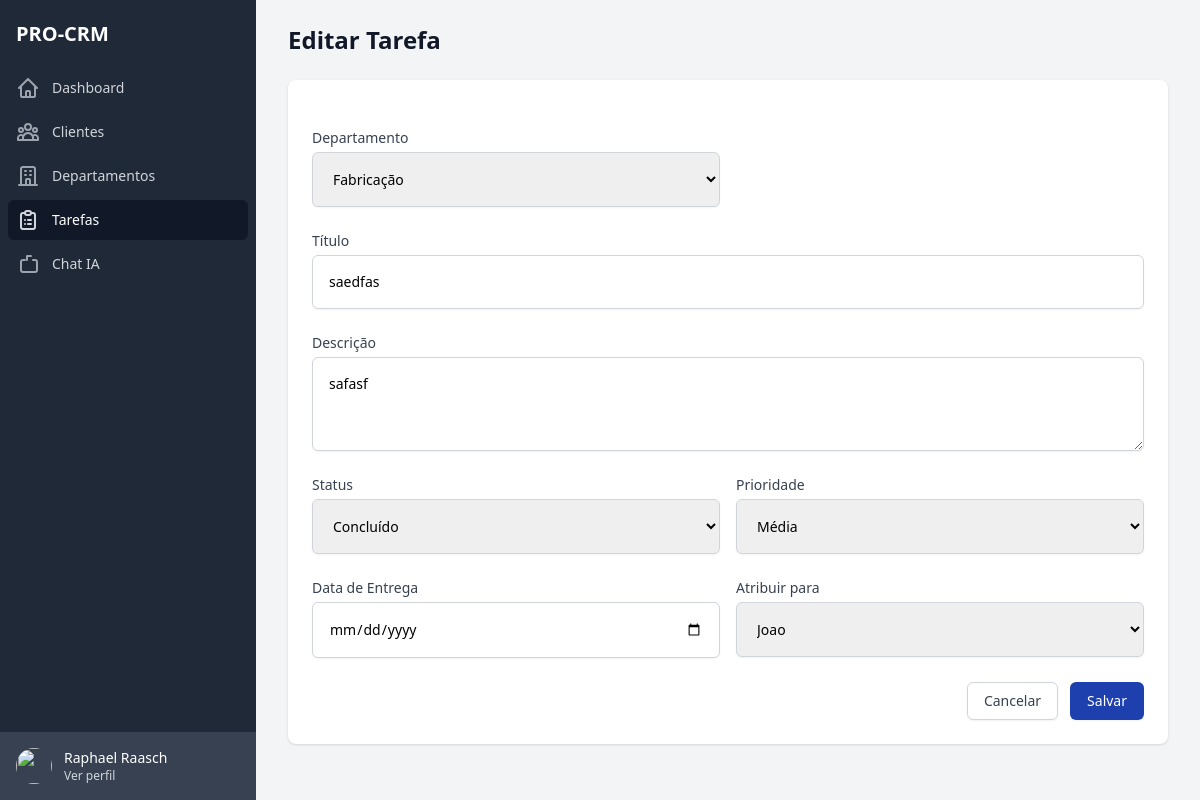
The app's page /tasks/1/edit/ (signed in) with its own data.
### apps/accounts/models.py (models this page shows)
class CustomUser(AbstractUser):
    id = models.UUIDField(primary_key=True, default=uuid.uuid4, editable=False)
    enterprise = models.ForeignKey(Enterprise, on_delete=models.CASCADE, null=True, blank=True)
    cpf = models.CharField(
        max_length=14,
        blank=True,
        null=True,
        verbose_name='CPF',
        help_text='Digite o CPF no formato XXX.XXX.XXX-XX'
    )
    phone = models.CharField(
        max_length=15,
        blank=True,
        null=True,
        verbose_name='Telefone',
        help_text='Digite o telefone no formato (XX) XXXXX-XXXX'
    )
    photo = models.ImageField(upload_to='users/photos/', null=True, blank=True, verbose_name='Foto')
    groups = models.ManyToManyField(
        'auth.Group',
        verbose_name='groups',
        blank=True,
        help_text='The groups this user belongs to. A user will get all permissions granted to each of their groups.',
        related_name='custom_user_set',
        related_query_name='custom_user'
    )
    user_permissions = models.ManyToManyField(
        'auth.Permission',
        verbose_name='user permissions',
        blank=True,
        help_text='Specific permissions for this user.',
        related_name='custom_user_set',
        related_query_name='custom_user'
    )
    is_active = models.BooleanField(default=True)
    is_staff = models.BooleanField(default=False)
    is_superuser = models.BooleanField(default=False)
    created_at = models.DateTimeField(auto_now_add=True)
    updated_at = models.DateTimeField(auto_now=True)
    is_admin = models.BooleanField(default=True)
    class Meta:
        verbose_name = 'Usuário'
        verbose_name_plural = 'Usuários'
        ordering = ['username']
    def __str__(self):
        return self.username

### apps/tasks/models.py (models this page shows, shortened)
class Task(BaseModel):
    STATUS_CHOICES = [
        ('todo', 'A Fazer'),
        ('in_progress', 'Em Progresso'),
        ('review', 'Em Revisão'),
        ('done', 'Concluído'),
    ]
    PRIORITY_CHOICES = [
        ('high', 'Alta'),
        ('medium', 'Média'),
        ('low', 'Baixa'),
    ]
    enterprise = models.ForeignKey(Enterprise, on_delete=models.CASCADE, verbose_name="Empresa")
    department = models.ForeignKey(Department, on_delete=models.CASCADE, verbose_name="Departamento")
    title = models.CharField(max_length=200, verbose_name="Título")
    description = models.TextField(verbose_name="Descrição")
    status = models.CharField(max_length=20, choices=STATUS_CHOICES, default='todo', verbose_name="Status")
    priority = models.CharField(max_length=20, choices=PRIORITY_CHOICES, default='medium', verbose_name="Prioridade")
    due_date = models.DateField(verbose_name="Data de Entrega")
    assigned_to = models.ForeignKey(User, on_delete=models.SET_NULL, null=True, related_name='assigned_tasks', verbose_name="Atribuído para")
    assigned_by = models.ForeignKey(User, on_delete=models.SET_NULL, null=True, related_name='created_tasks', verbose_name="Atribuído por")
    class Meta:
        ordering = ['-created_at']
        verbose_name = "Tarefa"
        verbose_name_plural = "Tarefas"

### apps/tasks/views.py (the view)
# urls.py: path('<int:pk>/edit/', views.TaskUpdateView.as_view(), name='edit'),
class TaskUpdateView(LoginRequiredMixin, UpdateView):
    model = Task
    form_class = TaskForm
    template_name = 'tasks/task_form.html'
    success_url = '/tasks/'
    def get_context_data(self, **kwargs):
        context = super().get_context_data(**kwargs)
        context['departments'] = Department.objects.all()
        return context

### apps/department/models.py (called while the page is built)
    def __str__(self):
        return self.name

### apps/tasks/templates/tasks/task_form.html (shortened to what this page needs)
{% extends 'base.html' %}
{% load static %}
{% block content %}
<div class="flex h-screen bg-gray-100">
    {% include 'includes/sidebar.html' %}
    <div class="flex-1 flex flex-col overflow-hidden">
        <main class="flex-1 relative overflow-y-auto focus:outline-none">
            <div class="py-6">
                <div class="max-w-7xl mx-auto px-4 sm:px-6 md:px-8">
                    <div class="md:flex md:items-center md:justify-between mb-6">
                        <div class="flex-1 min-w-0">
                            <h1 class="text-2xl font-semibold text-gray-900">
                                {% if object %}Editar Tarefa{% else %}Nova Tarefa{% endif %}
                            </h1>
                        </div>
                    </div>
                    <div class="bg-white shadow overflow-hidden sm:rounded-lg">
                        <div class="px-4 py-5 sm:p-6">
                            <form method="post" class="space-y-6">
                                <div class="grid grid-cols-1 gap-y-6 gap-x-4 sm:grid-cols-2">
                                    <div>
                                        <label for="{{ form.department.id_for_label }}" class="block text-sm font-medium text-gray-700">
                                            Departamento
                                        </label>
                                        <div class="mt-1">
                                            {{ form.department }}
                                        </div>
                                    </div>
                                </div>
                                <div>
                                    <label for="{{ form.title.id_for_label }}" class="block text-sm font-medium text-gray-700">
                                        Título
                                    </label>
                                    <div class="mt-1">
                                        {{ form.title }}
                                    </div>
                                </div>
                                <div>
                                    <label for="{{ form.description.id_for_label }}" class="block text-sm font-medium text-gray-700">
                                        Descrição
                                    </label>
                                    <div class="mt-1">
                                        {{ form.description }}
                                    </div>
                                </div>
                                <div class="grid grid-cols-1 gap-y-6 gap-x-4 sm:grid-cols-2">
                                    <div>
                                        <label for="{{ form.status.id_for_label }}" class="block text-sm font-medium text-gray-700">
                                            Status
                                        </label>
                                        <div class="mt-1">
                                            {{ form.status }}
                                        </div>
                                    </div>
                                    <div>
                                        <label for="{{ form.priority.id_for_label }}" class="block text-sm font-medium text-gray-700">
                                            Prioridade
                                        </label>
                                        <div class="mt-1">
                                            {{ form.priority }}
                                        </div>
                                    </div>
                                </div>
                                <div class="grid grid-cols-1 gap-y-6 gap-x-4 sm:grid-cols-2">
                                    <div>
                                        <label for="{{ form.due_date.id_for_label }}" class="block text-sm font-medium text-gray-700">
                                            Data de Entrega
                                        </label>
                                        <div class="mt-1">
                                            {{ form.due_date }}
                                        </div>
                                    </div>
                                    <div>
                                        <label for="{{ form.assigned_to.id_for_label }}" class="block text-sm font-medium text-gray-700">
                                            Atribuir para
                                        </label>
                                        <div class="mt-1">
                                            {{ form.assigned_to }}
                                        </div>
                                    </div>
                                </div>
                                <div class="flex justify-end space-x-3">
                                    <a href="{% url 'tasks:kanban' %}" class="inline-flex items-center px-4 py-2 border border-gray-300 shadow-sm text-sm font-medium rounded-md text-gray-700 bg-white hover:bg-gray-50 focus:outline-none focus:ring-2 focus:ring-offset-2 focus:ring-blue-500">
                                        Cancelar
                                    </a>
                                    <button type="submit" class="inline-flex items-center px-4 py-2 border border-transparent shadow-sm text-sm font-medium rounded-md text-white bg-blue-800 hover:bg-blue-900 focus:outline-none focus:ring-2 focus:ring-offset-2 focus:ring-blue-500">
                                        {% if object %}Salvar{% else %}Criar{% endif %}
                                    </button>
                                </div>
                            </form>
                        </div>
                    </div>
                </div>
            </div>
        </main>
    </div>
</div>
{% endblock %}

### templates/includes/sidebar.html
{% load static %}
<div class="hidden md:flex md:flex-shrink-0">
    <div class="flex flex-col w-64">
        <div class="flex flex-col h-0 flex-1 bg-gray-800">
            <div class="flex-1 flex flex-col pt-5 pb-4 overflow-y-auto">
                <div class="flex items-center flex-shrink-0 px-4">
                    <h1 class="text-xl font-bold text-white">PRO-CRM</h1>
                </div>
                <nav class="mt-5 flex-1 px-2 bg-gray-800 space-y-1">
                    <a href="{% url 'dashboard:home' %}" class="group flex items-center px-2 py-2 text-sm font-medium rounded-md {% if request.resolver_match.url_name == 'home' %}bg-gray-900 text-white{% else %}text-gray-300 hover:bg-gray-700 hover:text-white{% endif %}">
                        <svg class="mr-3 h-6 w-6 {% if request.resolver_match.url_name == 'home' %}text-gray-300{% else %}text-gray-400 group-hover:text-gray-300{% endif %}" xmlns="http://www.w3.org/2000/svg" fill="none" viewBox="0 0 24 24" stroke="currentColor">
                            <path stroke-linecap="round" stroke-linejoin="round" stroke-width="2" d="M3 12l2-2m0 0l7-7 7 7M5 10v10a1 1 0 001 1h3m10-11l2 2m-2-2v10a1 1 0 01-1 1h-3m-6 0a1 1 0 001-1v-4a1 1 0 011-1h2a1 1 0 011 1v4a1 1 0 001 1m-6 0h6" />
                        </svg>
                        Dashboard
                    </a>
                    <a href="{% url 'clients:list' %}" class="group flex items-center px-2 py-2 text-sm font-medium rounded-md {% if request.resolver_match.app_name == 'clients' %}bg-gray-900 text-white{% else %}text-gray-300 hover:bg-gray-700 hover:text-white{% endif %}">
                        <svg class="mr-3 h-6 w-6 {% if request.resolver_match.app_name == 'clients' %}text-gray-300{% else %}text-gray-400 group-hover:text-gray-300{% endif %}" xmlns="http://www.w3.org/2000/svg" fill="none" viewBox="0 0 24 24" stroke="currentColor">
                            <path stroke-linecap="round" stroke-linejoin="round" stroke-width="2" d="M17 20h5v-2a3 3 0 00-5.356-1.857M17 20H7m10 0v-2c0-.656-.126-1.283-.356-1.857M7 20H2v-2a3 3 0 015.356-1.857M7 20v-2c0-.656.126-1.283.356-1.857m0 0a5.002 5.002 0 019.288 0M15 7a3 3 0 11-6 0 3 3 0 016 0zm6 3a2 2 0 11-4 0 2 2 0 014 0zM7 10a2 2 0 11-4 0 2 2 0 014 0z" />
                        </svg>
                        Clientes
                    </a>
                    <a href="{% url 'department:list' %}" class="group flex items-center px-2 py-2 text-sm font-medium rounded-md {% if request.resolver_match.app_name == 'department' %}bg-gray-900 text-white{% else %}text-gray-300 hover:bg-gray-700 hover:text-white{% endif %}">
                        <svg class="mr-3 h-6 w-6 {% if request.resolver_match.app_name == 'department' %}text-gray-300{% else %}text-gray-400 group-hover:text-gray-300{% endif %}" xmlns="http://www.w3.org/2000/svg" fill="none" viewBox="0 0 24 24" stroke="currentColor">
                            <path stroke-linecap="round" stroke-linejoin="round" stroke-width="2" d="M19 21V5a2 2 0 00-2-2H7a2 2 0 00-2 2v16m14 0h2m-2 0h-5m-9 0H3m2 0h5M9 7h1m-1 4h1m4-4h1m-1 4h1m-5 10v-5a1 1 0 011-1h2a1 1 0 011 1v5m-4 0h4" />
                        </svg>
                        Departamentos
                    </a>
                    <a href="{% url 'tasks:kanban' %}" class="group flex items-center px-2 py-2 text-sm font-medium rounded-md {% if request.resolver_match.app_name == 'tasks' %}bg-gray-900 text-white{% else %}text-gray-300 hover:bg-gray-700 hover:text-white{% endif %}">
                        <svg class="mr-3 h-6 w-6 {% if request.resolver_match.app_name == 'tasks' %}text-gray-300{% else %}text-gray-400 group-hover:text-gray-300{% endif %}" xmlns="http://www.w3.org/2000/svg" fill="none" viewBox="0 0 24 24" stroke="currentColor">
                            <path stroke-linecap="round" stroke-linejoin="round" stroke-width="2" d="M9 5H7a2 2 0 00-2 2v12a2 2 0 002 2h10a2 2 0 002-2V7a2 2 0 00-2-2h-2M9 5a2 2 0 002 2h2a2 2 0 002-2M9 5a2 2 0 012-2h2a2 2 0 012 2m-3 7h3m-3 4h3m-6-4h.01M9 16h.01" />
                        </svg>
                        Tarefas
                    </a>
                    <a href="{% url 'chat:chat' %}" class="group flex items-center px-2 py-2 text-sm font-medium rounded-md {% if request.resolver_match.app_name == 'chat' %}bg-gray-900 text-white{% else %}text-gray-300 hover:bg-gray-700 hover:text-white{% endif %}">
                        <svg class="mr-3 h-6 w-6 {% if request.resolver_match.app_name == 'chat' %}text-gray-300{% else %}text-gray-400 group-hover:text-gray-300{% endif %}" xmlns="http://www.w3.org/2000/svg" fill="none" viewBox="0 0 24 24" stroke="currentColor">
                            <path stroke-linecap="round" stroke-linejoin="round" stroke-width="2" d="M17 8h2a2 2 0 012 2v8a2 2 0 01-2 2H7a2 2 0 01-2-2V10a2 2 0 012-2h2m6-4h-4m0 0V4m0 0v4" />
                        </svg>
                        Chat IA
                    </a>
                </nav>
            </div>
            <div class="flex-shrink-0 flex bg-gray-700 p-4">
                <a href="#" class="flex-shrink-0 w-full group block">
                    <div class="flex items-center">
                        <div>
                            <img class="inline-block h-9 w-9 rounded-full" src="https://images.unsplash.com/photo-1472099645785-5658abf4ff4e?ixlib=rb-1.2.1&ixid=eyJhcHBfaWQiOjEyMDd9&auto=format&fit=facearea&facepad=2&w=256&h=256&q=80" alt="">
                        </div>
                        <div class="ml-3">
                            <p class="text-sm font-medium text-white">
                                {{ request.user.get_full_name }}
                            </p>
                            <p class="text-xs font-medium text-gray-300 group-hover:text-gray-200">
                                Ver perfil
                            </p>
                        </div>
                    </div>
                </a>
            </div>
        </div>
    </div>
</div>

### records on screen
CustomUser: user.get_full_name "Raphael Raasch"
Task: department "Fabricação", title "saedfas", description "safasf", status "Concluído", priority "Média", assigned_to "Joao"
